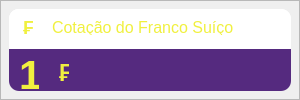
              <widget class="QFrame" name="frame_62">
               <property name="minimumSize">
                <size>
                 <width>300</width>
                 <height>0</height>
                </size>
               </property>
               <property name="maximumSize">
                <size>
                 <width>300</width>
                 <height>16777215</height>
                </size>
               </property>
               <property name="styleSheet">
                <string notr="true"/>
               </property>
               <property name="frameShape">
                <enum>QFrame::StyledPanel</enum>
               </property>
               <property name="frameShadow">
                <enum>QFrame::Raised</enum>
               </property>
               <layout class="QVBoxLayout" name="verticalLayout_31">
                <property name="spacing">
                 <number>0</number>
                </property>
                <property name="leftMargin">
                 <number>8</number>
                </property>
                <property name="topMargin">
                 <number>8</number>
                </property>
                <property name="rightMargin">
                 <number>8</number>
                </property>
                <property name="bottomMargin">
                 <number>8</number>
                </property>
                <item>
                 <widget class="QFrame" name="frame_63">
                  <property name="styleSheet">
                   <string notr="true">background-color: rgb(255, 255, 255);
border-radius:10px;</string>
                  </property>
                  <property name="frameShape">
                   <enum>QFrame::StyledPanel</enum>
                  </property>
                  <property name="frameShadow">
                   <enum>QFrame::Raised</enum>
                  </property>
                  <layout class="QVBoxLayout" name="verticalLayout_63">
                   <property name="spacing">
                    <number>0</number>
                   </property>
                   <property name="leftMargin">
                    <number>0</number>
                   </property>
                   <property name="topMargin">
                    <number>0</number>
                   </property>
                   <property name="rightMargin">
                    <number>0</number>
                   </property>
                   <property name="bottomMargin">
                    <number>0</number>
                   </property>
                   <item>
                    <widget class="QFrame" name="frame_93">
                     <property name="minimumSize">
                      <size>
                       <width>0</width>
                       <height>40</height>
                      </size>
                     </property>
                     <property name="maximumSize">
                      <size>
                       <width>16777215</width>
                       <height>40</height>
                      </size>
                     </property>
                     <property name="frameShape">
                      <enum>QFrame::StyledPanel</enum>
                     </property>
                     <property name="frameShadow">
                      <enum>QFrame::Raised</enum>
                     </property>
                     <widget class="QLabel" name="label_69">
                      <property name="geometry">
                       <rect>
                        <x>43</x>
                        <y>10</y>
                        <width>220</width>
                        <height>16</height>
                       </rect>
                      </property>
                      <property name="font">
                       <font>
                        <pointsize>12</pointsize>
                       </font>
                      </property>
                      <property name="styleSheet">
                       <string notr="true">color: rgb(240, 240, 63);</string>
                      </property>
                      <property name="text">
                       <string>Cotação do Franco Suíço</string>
                      </property>
                     </widget>
                     <widget class="QLabel" name="label_168">
                      <property name="geometry">
                       <rect>
                        <x>14</x>
                        <y>8</y>
                        <width>10</width>
                        <height>20</height>
                       </rect>
                      </property>
                      <property name="font">
                       <font>
                        <pointsize>14</pointsize>
                        <bold>true</bold>
                       </font>
                      </property>
                      <property name="styleSheet">
                       <string notr="true">color: rgb(240, 240, 63);</string>
                      </property>
                      <property name="text">
                       <string>₣</string>
                      </property>
                     </widget>
                     <widget class="QLabel" name="label_169">
                      <property name="geometry">
                       <rect>
                        <x>0</x>
                        <y>0</y>
                        <width>40</width>
                        <height>41</height>
                       </rect>
                      </property>
                      <property name="text">
                       <string/>
                      </property>
                      <property name="pixmap">
                       <pixmap>../../../../3D Objects/ControleFinanceiro/System/img/synchronize_40px.png</pixmap>
                      </property>
                     </widget>
                     <zorder>label_169</zorder>
                     <zorder>label_69</zorder>
                     <zorder>label_168</zorder>
                    </widget>
                   </item>
                   <item>
                    <widget class="QFrame" name="frame_94">
                     <property name="styleSheet">
                      <string notr="true">background-color: rgb(85, 42, 127);
border-top-left-radius: 0px;
border-top-right-radius: 0px;</string>
                     </property>
                     <property name="frameShape">
                      <enum>QFrame::StyledPanel</enum>
                     </property>
                     <property name="frameShadow">
                      <enum>QFrame::Raised</enum>
                     </property>
                     <widget class="QLabel" name="label_71">
                      <property name="geometry">
                       <rect>
                        <x>10</x>
                        <y>5</y>
                        <width>20</width>
                        <height>40</height>
                       </rect>
                      </property>
                      <property name="font">
                       <font>
                        <pointsize>31</pointsize>
                        <bold>true</bold>
                       </font>
                      </property>
                      <property name="styleSheet">
                       <string notr="true">color: #FFF0F03F;</string>
                      </property>
                      <property name="text">
                       <string>1</string>
                      </property>
                     </widget>
                     <widget class="QLabel" name="label_72">
                      <property name="geometry">
                       <rect>
                        <x>21</x>
                        <y>100</y>
                        <width>160</width>
                        <height>15</height>
                       </rect>
                      </property>
                      <property name="styleSheet">
                       <string notr="true">color: rgb(182, 182, 182)</string>
                      </property>
                      <property name="text">
                       <string>Quotation date: 01/09/2022</string>
                      </property>
                     </widget>
                     <widget class="QLabel" name="label_74">
                      <property name="geometry">
                       <rect>
                        <x>20</x>
                        <y>67</y>
                        <width>210</width>
                        <height>30</height>
                       </rect>
                      </property>
                      <property name="font">
                       <font>
                        <pointsize>18</pointsize>
                        <bold>true</bold>
                       </font>
                      </property>
                      <property name="styleSheet">
                       <string notr="true">color: rgb(90, 173, 253);</string>
                      </property>
                      <property name="text">
                       <string>436,79 AOA</string>
                      </property>
                     </widget>
                     <widget class="QLabel" name="label_170">
                      <property name="geometry">
                       <rect>
                        <x>50</x>
                        <y>14</y>
                        <width>10</width>
                        <height>20</height>
                       </rect>
                      </property>
                      <property name="font">
                       <font>
                        <pointsize>17</pointsize>
                        <bold>true</bold>
                       </font>
                      </property>
                      <property name="styleSheet">
                       <string notr="true">color: rgb(240, 240, 63);</string>
                      </property>
                      <property name="text">
                       <string>₣</string>
                      </property>
                     </widget>
                     <widget class="QLabel" name="label_52">
                      <property name="geometry">
                       <rect>
                        <x>30</x>
                        <y>6</y>
                        <width>50</width>
                        <height>41</height>
                       </rect>
                      </property>
                      <property name="text">
                       <string/>
                      </property>
                      <property name="pixmap">
                       <pixmap>../../../../3D Objects/ControleFinanceiro/System/img/round_50px.png</pixmap>
                      </property>
                     </widget>
                     <zorder>label_52</zorder>
                     <zorder>label_71</zorder>
                     <zorder>label_72</zorder>
                     <zorder>label_74</zorder>
                     <zorder>label_170</zorder>
                    </widget>
                   </item>
                  </layout>
                 </widget>
                </item>
               </layout>
              </widget>
